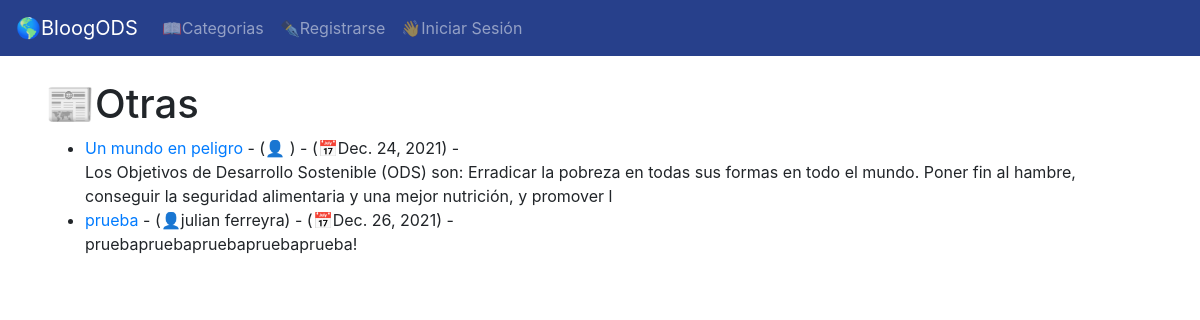
Page /category/otras/ on the committed database.
### theblog/models.py (models this page shows, shortened)
class Post(models.Model):
    title = models.CharField(max_length=255)
    title_tag = models.CharField(max_length=255)
    author = models.ForeignKey(User, on_delete=models.CASCADE)
    body = models.TextField()
    post_date =  models.DateField(auto_now_add=True)
    category = models.CharField(max_length=255, default='Otras...')
    likes = models.ManyToManyField(User, related_name='blog_posts')

### theblog/views.py (the view)
# urls.py: path('category/<str:cats>/', CategoryView, name='category'),
def CategoryView(request, cats):
    category_posts = Post.objects.filter(category=cats.replace('-', ' '))
    return render(request, 'categories.html', {'cats':cats.title().replace('-', ' '), 'category_posts':category_posts})

### theblog/templates/categories.html (shortened to what this page needs)
{% extends 'base.html' %}
{% block content %}
{% if  category_posts %}
    <h1>📰{{ cats }} </h1>
    <ul>
    {% for post in category_posts %}
    <li><a href="{% url 'article-detail' post.pk %}">{{post.title}}</a>
        - (👤{{post.author.first_name}} {{post.author.last_name}}) -
        (📅{{ post.post_date }}) - </a><br/>
    {{post.body|slice:":200"|safe }}</li>
    {% endfor %}
    </ul>
{% else %}
    <h2> Está página no existe o la categoría no tiene ninguna publicación...🤷🔧 </h2>
{% endif %}
{% endblock  %}

### rows in the picture
Post: title "Un mundo en peligro", post_date "Dec. 24, 2021", body "Los Objetivos de Desarrollo Sostenible (ODS) son: Erradicar la pobreza en todas sus formas en todo el mundo. Poner fin al hambre, conseguir la seguridad alimentaria y una mejor nutrición, y promover l"
Post: title "prueba", author.first_name "julian", author.last_name "ferreyra", post_date "Dec. 26, 2021", body "pruebapruebapruebapruebaprueba!"

### other values in the picture
{{ cats }} "Otras"
